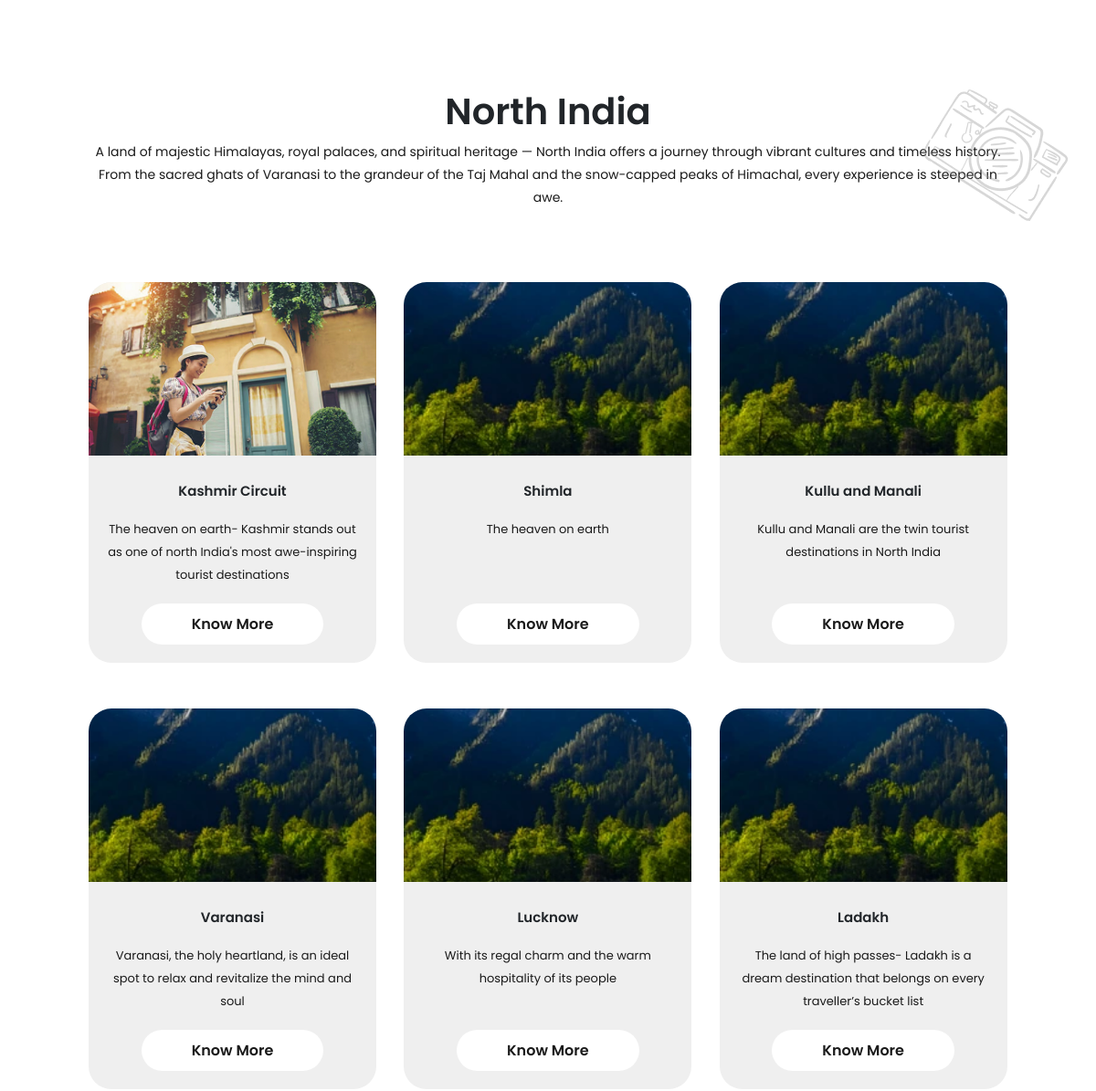
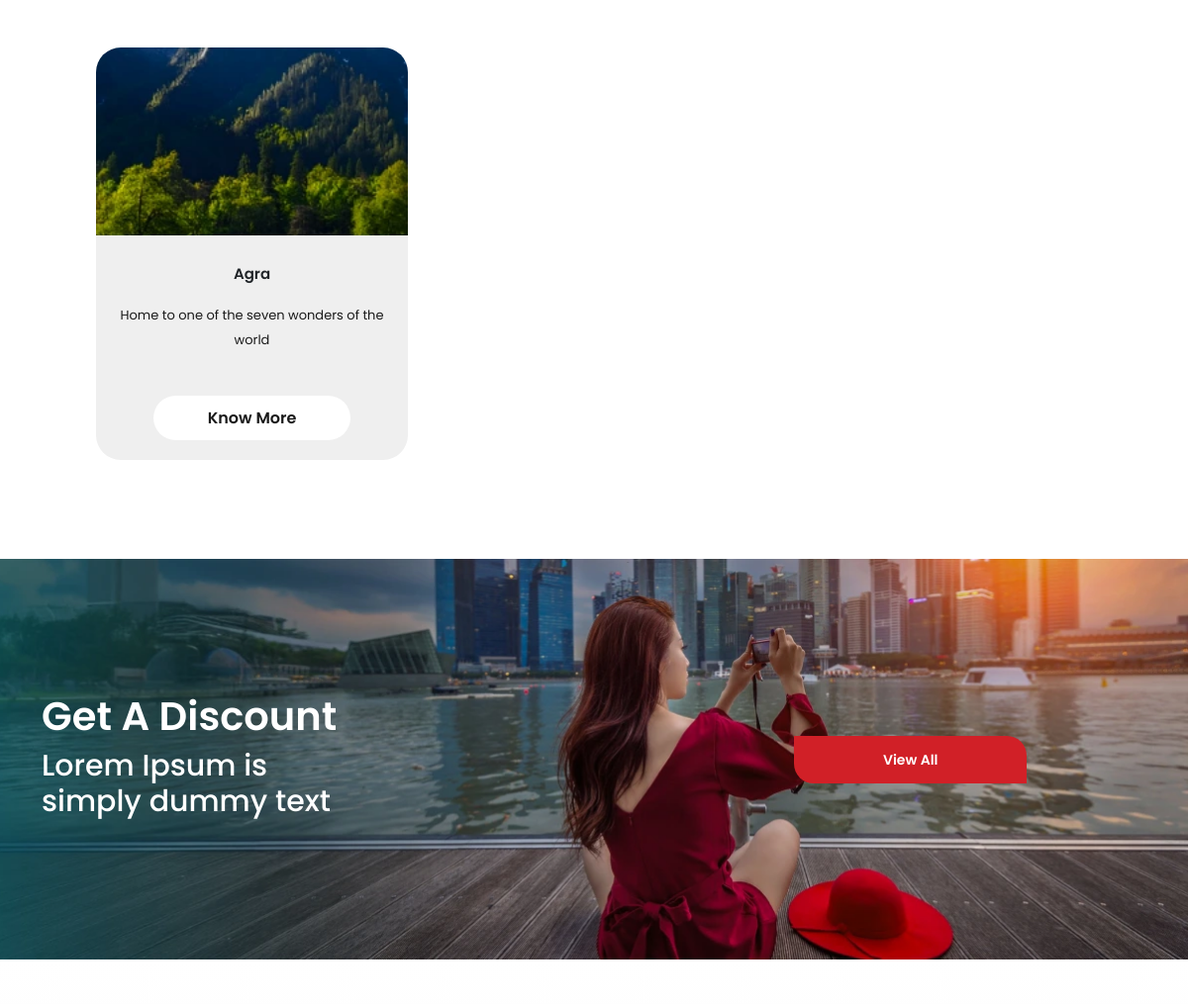
/india-tours/north-india/ (middle part), run on an earlier commit of the app's database (2 pictures, top to bottom).
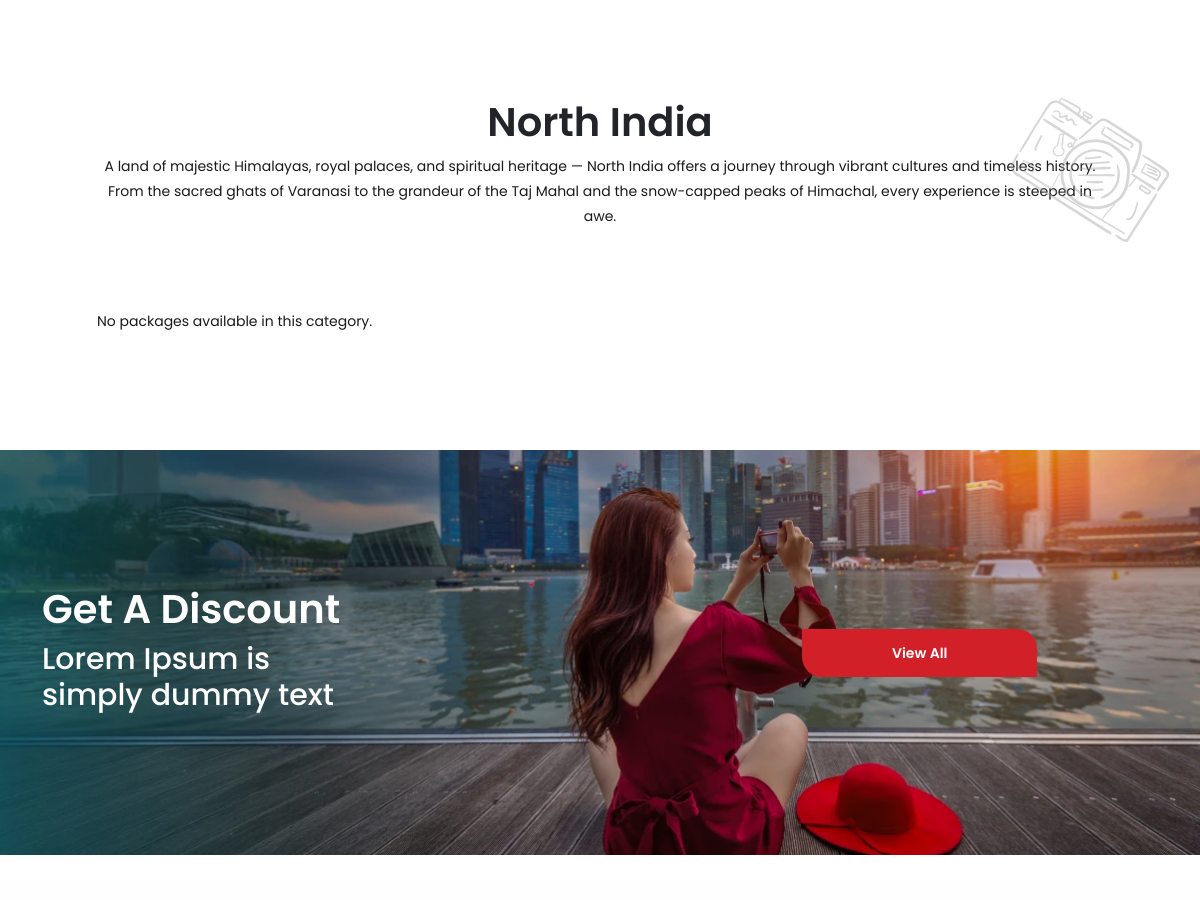
And on a later commit of the database.
### booking/models.py (models this page shows, shortened)
class TourPackage(models.Model):
    PARENT_CHOICES = [
        ('india', 'India Tours'),
        ('international', 'International Tours'),
        ('ayurveda', 'Ayurveda & Wellness'),
        ('specials', 'Eastora Specials'),
    ]
    title = models.CharField(max_length=200)
    slug = models.SlugField(unique=True, blank=True, null=True)
    short_description = models.CharField(max_length=255, blank=True)
    description = models.TextField(blank=True, null=True)
    location = models.CharField(max_length=200, blank=True, null=True)
    price = models.DecimalField(max_digits=10, decimal_places=2, blank=True, null=True)
    days = models.IntegerField(blank=True, null=True)
    nights = models.IntegerField(blank=True, null=True)
    image_desktop = models.ImageField(upload_to='packages/desktop/', null=True, blank=True)
    image_mobile = models.ImageField(upload_to='packages/mobile/', null=True, blank=True)
    card_image = models.ImageField(upload_to='packages/cards/', null=True, blank=True)
    category = models.ForeignKey(Category, on_delete=models.CASCADE, null=True, blank=True, related_name='packages')
    is_featured = models.BooleanField(default=False)
    parent_choice = models.CharField(
        max_length=20,
        choices=PARENT_CHOICES,
        default='india',
        help_text="Top-level classification for the tour package"
    )
    @property
    def title_main(self):
        return self.title.split('–')[0].strip() if '–' in self.title else self.title

### booking/views.py (the view)
# urls.py: path('india-tours/<slug:subcategory_slug>/', views.india_subcategory_detail, name='india_subcategory_detail'),
def india_subcategory_detail(request, subcategory_slug):
    subcategory = get_object_or_404(Category, slug=subcategory_slug, parent_choice='india')
    subcategories = Category.objects.filter(parent=subcategory).annotate(
        package_count=Count('packages')
    )
    if subcategories.exists():
        packages = None
    else:
        packages = TourPackage.objects.filter(category=subcategory)
    return render(request, 'india/india_subcategory_detail.html', {
        'subcategory': subcategory,
        'subcategories': subcategories,
        'packages': packages,
    })

### templates/india/india_subcategory_detail.html (shortened to what this page needs)
{% extends 'base.html' %}
{% load static %}
{% block content %}
<section class="sub-page-package-listing-wrapper">
    <img class="sub-page-package-listing-bg-shape" src="{% static 'assets/images/abt-shape-top-right.webp' %}"
        alt="sub-page-package-listing">
    <div class="container">
        <div class="sub-page-package-listing-content">
            <div class="sec-title">
                <h2>{{ subcategory.name }}</h2>
            </div>
            <p>{{ subcategory.long_description }}</p>
        </div>
        <div class="sub-page-package-listing">
            {% if packages %}
            {% for package in packages %}
            <div class="sub-page-package-listing-item">
                <div class="sub-page-package-listing-item-img">
                    <a
                    href="{% url 'package_detail' subcategory_slug=package.category.slug package_slug=package.slug %}">
                    <img src="{{ package.card_image.url }}" alt="{{ package.title }}">
                    </a>
                </div>
                <div class="sub-page-package-listing-item-details">
                    <h4>{{ package.title_main }}</h4>
                    <p>{{ package.short_description|slice:":103" }}{% if package.short_description|length > 103 %}...{% endif %}</p>
                    <div class="sub-page-package-listing-item-details-btn">
                        <a
                            href="{% url 'package_detail' subcategory_slug=package.category.slug package_slug=package.slug %}">
                            Know More
                        </a>
                    </div>
                </div>
            </div>
            {% endfor %}
            {% else %}
            <p>No packages available in this category.</p>
            {% endif %}
        </div>
    </div>
</section>
<section class="get-a-discount-wrapper">
    <div class="container">
        <div class="row">
            <div class="col-lg-8 col-md-6">
                <div class="get-a-discount-content">
                    <div class="sec-tilte">
                        <h2>Get A Discount </h2>
                    </div>
                    <h3>Lorem Ipsum is <br>
                        simply dummy text</h3>
                </div>
            </div>
            <div class="col-lg-4 col-md-6 d-flex align-items-center">
                <div class="get-a-discount-cta">
                    <div class="custom-btn">
                        <a href="#">View All</a>
                    </div>
                </div>
            </div>
        </div>
    </div>
</section>
<section class="sub-page-package-content-wrapper">
</section>
{% endblock %}

What changed in the data, as far as the page shows it:
no longer on this page (row edited): TourPackage: card_image (picture), title_main "Kashmir Circuit", short_description "The heaven on earth- Kashmir stands out as one of north India's most awe-inspiring tourist destinations"
no longer on this page (row edited): TourPackage: card_image (picture), title_main "Shimla", short_description "The heaven on earth"
no longer on this page (row edited): TourPackage: card_image (picture), title_main "Kullu and Manali", short_description "Kullu and Manali are the twin tourist destinations in North India"
no longer on this page (row edited): TourPackage: card_image (picture), title_main "Varanasi", short_description "Varanasi, the holy heartland, is an ideal spot to relax and revitalize the mind and soul"
no longer on this page (row edited): TourPackage: card_image (picture), title_main "Lucknow", short_description "With its regal charm and the warm hospitality of its people"
no longer on this page (row edited): TourPackage: card_image (picture), title_main "Ladakh", short_description "The land of high passes- Ladakh is a dream destination that belongs on every traveller’s bucket list"
no longer on this page (row edited): TourPackage: card_image (picture), title_main "Agra", short_description "Home to one of the seven wonders of the world"
Also different on the page:
text now shown: "No packages available in this category."
